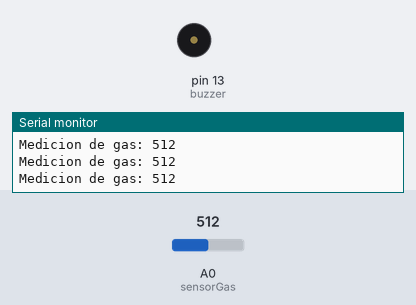
A sketch run on a simulated Arduino Uno, built with avr-gcc and run on an emulated ATmega328P. Shown: buzzer (waves = sounding), the last lines printed to the serial monitor. Inputs (shaded band) come from the test bench; at power-on: A0 (sensorGas) = 512.

Above: at 1.2 s.
1.3 s: A0 (sensorGas) set to 590
2.8 s: A0 (sensorGas) set to 612
At 3.9 s:
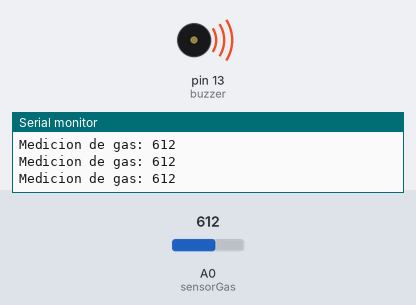
4.3 s: A0 (sensorGas) set to 511
At 4.8 s:
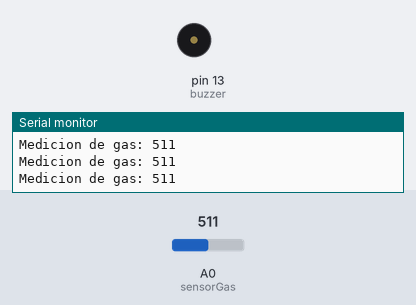
7.3 s: A0 (sensorGas) set to 610
At 8.5 s:
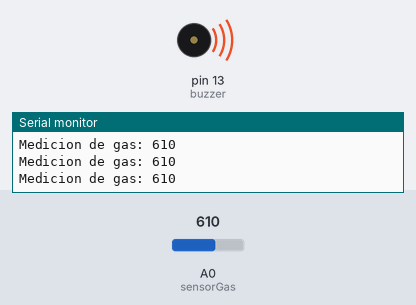
8.8 s: A0 (sensorGas) set to 306
At 9.5 s:
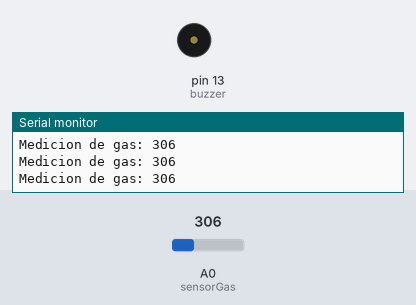
Timing chart, 0 to 11.4 s (numbered marks = the images above; inputs shaded):
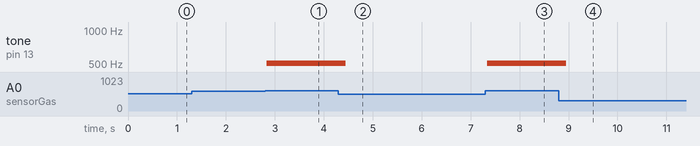

Measured:
- the behaviour switches between 599 and 600 on A0 (sensorGas) (found by bisection; images 0 and 1)
- after the input at 2.8 s, tone on pin 13 (buzzer): silent → 510 Hz at once
- after the input at 4.3 s, tone on pin 13 (buzzer): 510 Hz → silent after 0.14 s
- after the input at 7.3 s, tone on pin 13 (buzzer): silent → 510 Hz at once
- after the input at 8.8 s, tone on pin 13 (buzzer): 510 Hz → silent after 0.15 s

The sketch:

sensroGas.ino
```cpp
int sensorGas = A0;
int buzzer = 13;
int valor = 0;

void setup()
{
 Serial.begin (9600);
 pinMode(sensorGas, INPUT);
 pinMode(buzzer, OUTPUT);
 }

void loop()
{
valor = analogRead(sensorGas);
Serial.print("Medicion de gas: ");
Serial.println(valor);

if (valor >=600)
  {
  tone(buzzer, 510,200);
  delay(100);
  }
}
```
